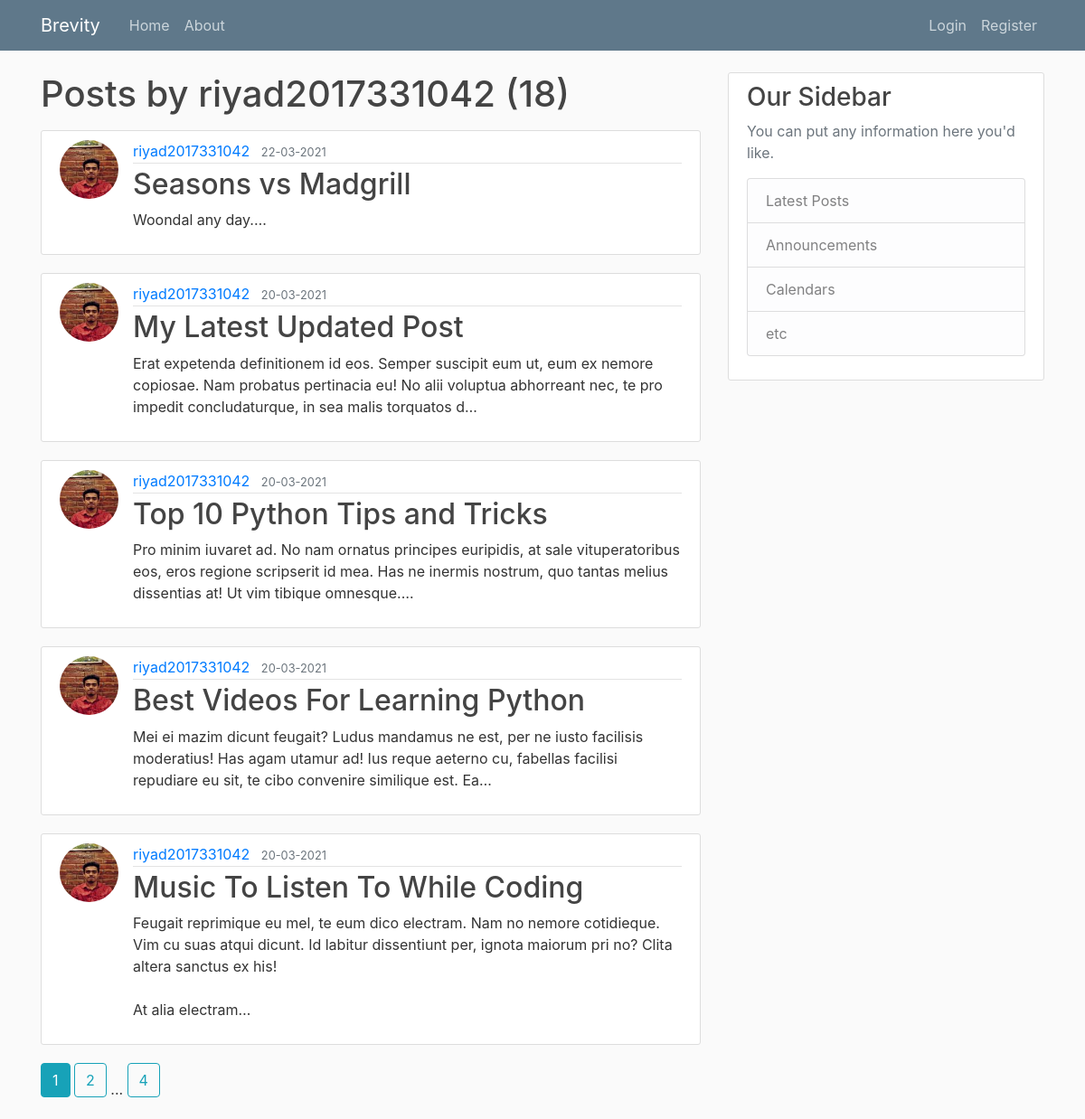
Screenshot of /user/riyad2017331042 with the database file from the repository.
### brevity/models.py (models this page shows, shortened)
class User(db.Model, UserMixin):
    id = db.Column(db.Integer, primary_key=True)
    username = db.Column(db.String(20), unique=True, nullable=False)
    email = db.Column(db.String(120), unique=True, nullable=False)
    image_file = db.Column(db.String(20), nullable=False, default='default.jpg')
    password = db.Column(db.String(60), nullable=False)
    posts = db.relationship('Post', backref='author', lazy=True)                    #By default SQLAlchemy guess the relationship to be one to many as posts returns a list of post.

class Post(db.Model):
    id = db.Column(db.Integer, primary_key=True)
    title = db.Column(db.String(100), nullable=False)
    date_posted = db.Column(db.DateTime, nullable=False, default=datetime.utcnow)
    content = db.Column(db.Text, nullable=False)
    user_id = db.Column(db.Integer, db.ForeignKey('user.id'), nullable=False)

### brevity/users/routes.py (the view)
@users.route("/user/<string:username>")
def user_posts(username):
    page = request.args.get('page', 1, type = int)
    user = User.query.filter_by(username = username).first_or_404()
    posts = (Post.query.filter_by(author = user)
        .order_by(Post.date_posted.desc())
        .paginate(page = page, per_page = 5)
        )                                                                             #paginate() returns a pagination object which has necessary attributes and methods
    return render_template("user_posts.html", posts = posts, user = user)

### brevity/templates/user_posts.html
{% extends "layout.html" %}
{% block content %}
    <h1 class="mb-3">Posts by {{user.username }} ({{ posts.total }}) </h1>
    {% for post in posts.items %}
        <article class="media content-section">
            <img class="rounded-circle article-img" src="{{ url_for('static', filename = 'profile_pics/' + post.author.image_file)}}">
            <div class="media-body">
                <div class="article-metadata">
                    <a class="mr-2" href="{{ url_for('users.user_posts', username=post.author.username) }}">{{ post.author.username }}</a>
                    <small class="text-muted">{{ post.date_posted.strftime('%d-%m-%Y') }}</small>
                </div>
                <h2><a class="article-title" href="{{ url_for('posts.post', post_id=post.id) }}">{{ post.title }}</a></h2>
                <p class="article-content">{{ post.content[:200] }}<span>&#8230;</span></p>
            </div>
        </article>
    {% endfor %}
    {% for page_num in posts.iter_pages(left_edge=1, right_edge=1, left_current=1, right_current=2) %}
        {% if page_num %}
            {% if posts.page == page_num %}
                <a class="btn btn-info mb-4" href="{{ url_for('users.user_posts', username=user.username, page = page_num) }}">{{ page_num }}</a>
            {% else %}
                <a class="btn btn-outline-info mb-4" href="{{ url_for('users.user_posts', username=user.username, page = page_num) }}">{{ page_num }}</a>
            {% endif %}
        {% else %}
            ...
        {% endif %}
    {% endfor %}
{% endblock content %}

### brevity/static/main.css (style rules this page uses)
body { background: #fafafa; color: #333333; margin-top: 5rem; }
h1, h2, h3, h4, h5, h6 { color: #444444; }
.content-section { background: #ffffff; padding: 10px 20px; border: 1px solid #dddddd; border-radius: 3px; margin-bottom: 20px; }
.article-title { color: #444444; }
.article-content { white-space: pre-line; }
.article-img { height: 65px; width: 65px; margin-right: 16px; }
.article-metadata { padding-bottom: 1px; margin-bottom: 4px; border-bottom: 1px solid #e3e3e3 }

### rows the page displays
User: username "riyad2017331042"
Post: image_file (picture), author.username "riyad2017331042", date_posted "22-03-2021", title "Seasons vs Madgrill", content "Woondal any day."
Post: image_file (picture), author.username "riyad2017331042", date_posted "20-03-2021", title "My Latest Updated Post", content "Erat expetenda definitionem id eos. Semper suscipit eum ut, eum ex nemore copiosae. Nam probatus pertinacia eu! No alii voluptua abhorreant nec, te pro impedit concludaturque, in sea malis torquatos d"
Post: image_file (picture), author.username "riyad2017331042", date_posted "20-03-2021", title "Top 10 Python Tips and Tricks", content "Pro minim iuvaret ad. No nam ornatus principes euripidis, at sale vituperatoribus eos, eros regione scripserit id mea. Has ne inermis nostrum, quo tantas melius dissentias at! Ut vim tibique omnesque."
Post: image_file (picture), author.username "riyad2017331042", date_posted "20-03-2021", title "Best Videos For Learning Python", content "Mei ei mazim dicunt feugait? Ludus mandamus ne est, per ne iusto facilisis moderatius! Has agam utamur ad! Ius reque aeterno cu, fabellas facilisi repudiare eu sit, te cibo convenire similique est. Ea"
Post: image_file (picture), author.username "riyad2017331042", date_posted "20-03-2021", title "Music To Listen To While Coding", content "Feugait reprimique eu mel, te eum dico electram. Nam no nemore cotidieque. Vim cu suas atqui dicunt. Id labitur dissentiunt per, ignota maiorum pri no? Clita altera sanctus ex his! At alia electram"

### other values shown
{{ posts.total }} "18"
{{ page_num }} "1"
{{ page_num }} "2" "4"
